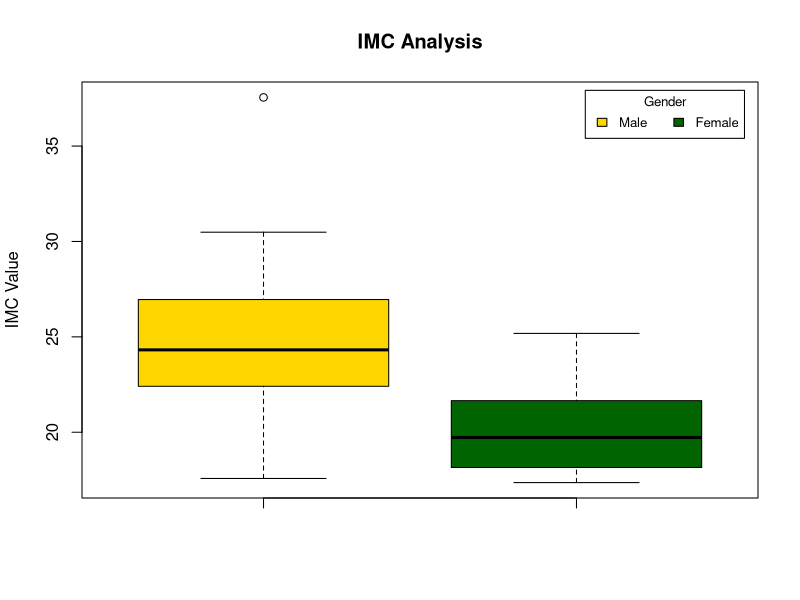
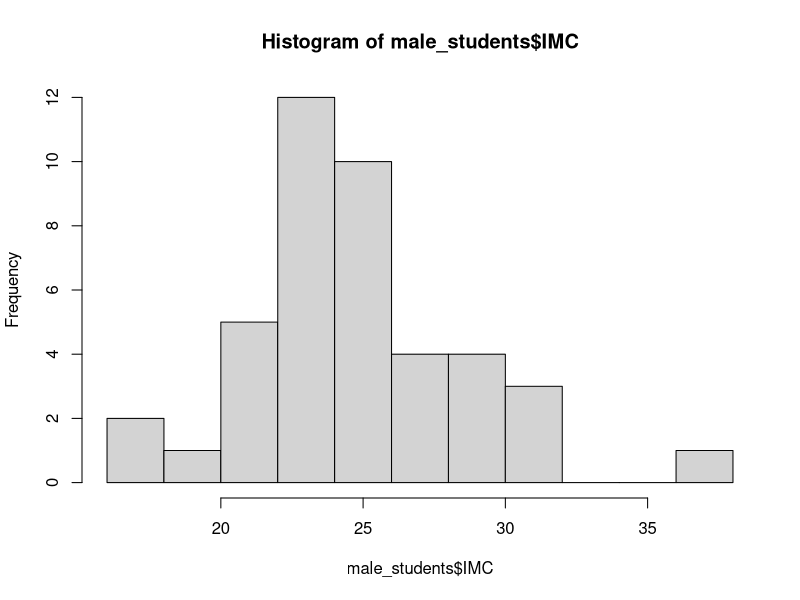
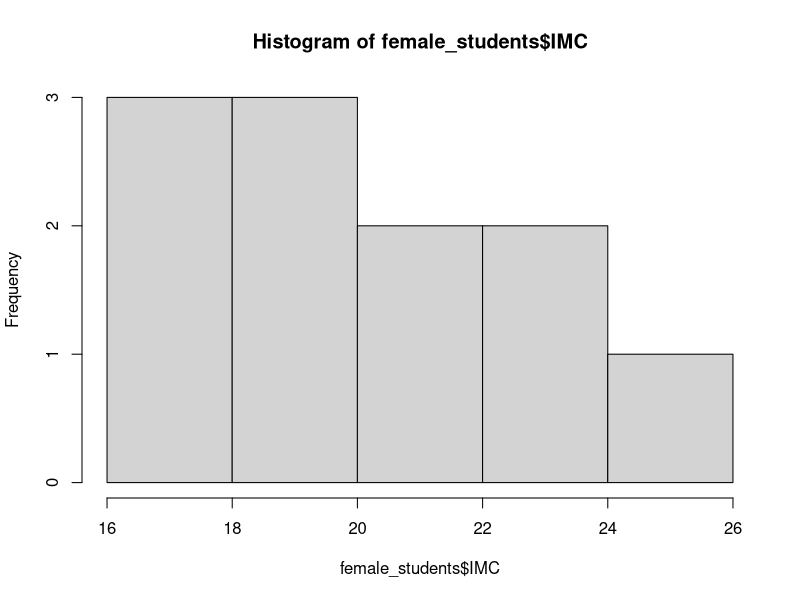
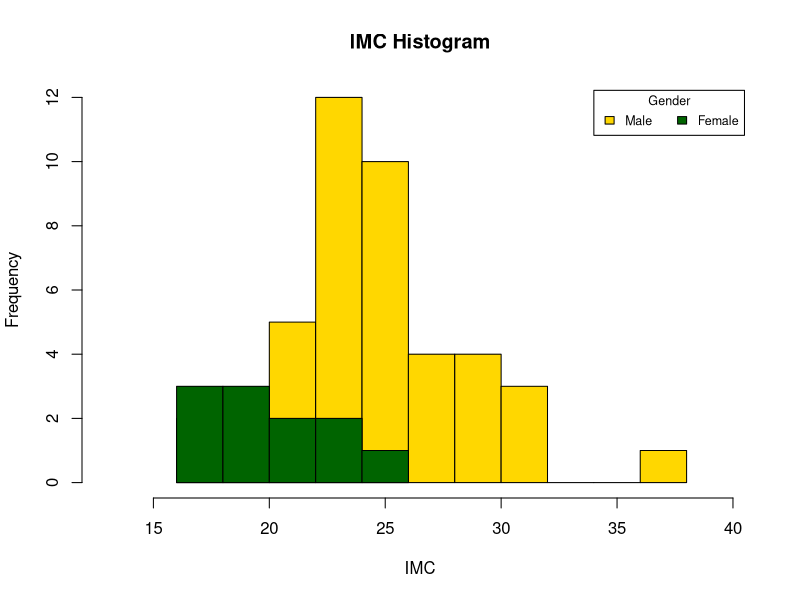

Write R code to recreate these figures, in order.
# Loading dataset
dataset_2016 <- read.csv('data/imc_20162.csv', sep=',')
dataset_2017 <- read.csv('data/CS01_20172.csv', sep=';')


# Renaming columns
names(dataset_2017)[names(dataset_2017) == "Sex"] <- "Gender"
names(dataset_2017)[names(dataset_2017) == "height.m"] <- "Height.m"


# Selecting variables
model_var <- c("Height.m", "Weight.kg", "IMC")


# Calculating IMC
dataset_2016[,'IMC'] = dataset_2016[,'Weight.kg'] / (dataset_2016[,'Height.m'])^2
dataset_2017[,'IMC'] = dataset_2017[,'Weight.kg'] / (dataset_2017[,'Height.m'])^2


# Selecting PPGEE students
PPGEE_2016students <- dataset_2016[which(dataset_2016$Course == 'PPGEE'), ]


# Male students
male_students2016 <- PPGEE_2016students[which(PPGEE_2016students$Gender == 'M'), ]
male_students2017 <- dataset_2017[which(dataset_2017$Gender == 'M'), ]


# Female students
female_students2016 <- PPGEE_2016students[which(PPGEE_2016students$Gender == 'F'), ]
female_students2017 <- dataset_2017[which(dataset_2017$Gender == 'F'), ]


# Experiment dataset - Male x Female IMC
male_students <- rbind(male_students2016[model_var], male_students2017[model_var])
female_students <- rbind(female_students2016[model_var], female_students2017[model_var])


# ------------------------------

# Boxplot analysis

boxplot(male_students$IMC, female_students$IMC, main="IMC Analysis", col=(c("gold","darkgreen")),
        ylab="IMC Value")


legend("topright", inset=.02, title="Gender",
       c("Male","Female"), fill=(c("gold","darkgreen")), horiz=TRUE, cex=0.8)



hgA <- hist(male_students$IMC, breaks = 12)
hgB <- hist(female_students$IMC)

range(c(hgA$breaks, hgB$breaks)) # Get range for x-axis


max(c(hgA$count, hgB$count)) # Get range for y-axis


plot(hgA, col ='gold', xlim = c(13,40), xlab = 'IMC', main ='IMC Histogram')
plot(hgB, add = TRUE, col = 'darkgreen')

legend("topright", inset=.02, title="Gender",
       c("Male","Female"), fill=(c("gold","darkgreen")), horiz=TRUE, cex=0.75)
